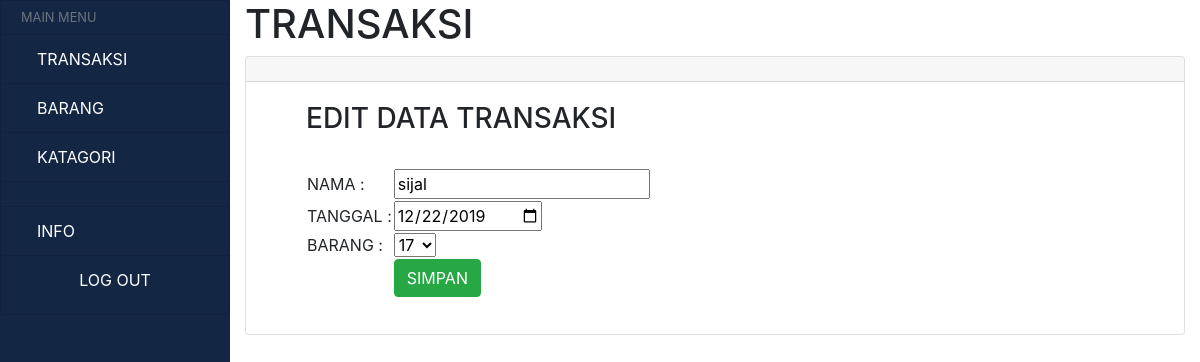
The app's page /admin/edit_transaksi.php?id_transaksi=16 with its own data.
### tables this page shows
CREATE TABLE `transaksi` (
  `id_transaksi` int(11) NOT NULL,
  `tanggal` date NOT NULL,
  `nama` text NOT NULL,
  `id_barang` int(11) NOT NULL
);

### admin/edit_transaksi.php (the view, shortened to what this page needs)
<!DOCTYPE html>
<html lang="en">
<head>
    <link rel="stylesheet" href="css/bootstrap.min.css">
    <link rel="stylesheet" href="css/mycss.css">
</head>
<body>
    <div class="container-fluid p-0 ">
        <div class="row" id="body-row">
            <div id="sidebar-container" class="sidebar-expanded d-none d-md-block">
                <ul class="list-group">
                    <li class="list-group-item sidebar-separator-title text-muted d-flex align-items-center menu-collapsed">
                        <small>MAIN MENU</small>
                    </li>
                    <a href="index_transaksi.php" data-toggle="collapse" aria-expanded="false" class="bg-dark list-group-item list-group-item-action flex-column align-items-start">
                        <div class="d-flex w-100 justify-content-start align-items-center">
                            <span class="menu-collapsed">TRANSAKSI</span>
                        </div>
                    </a>
                    <a href="index_barang.php" data-toggle="collapse" aria-expanded="false" class="bg-dark list-group-item list-group-item-action flex-column align-items-start">
                        <div class="d-flex w-100 justify-content-start align-items-center">
                            <span class="menu-collapsed">BARANG</span>
                        </div>
                    </a>
                    <a href="index_katagori.php" class="bg-dark list-group-item list-group-item-action">
                        <div class="d-flex w-100 justify-content-start align-items-center">
                            <span class="menu-collapsed">KATAGORI</span>
                        </div>
                    </a>
                    <li class="list-group-item sidebar-separator menu-collapsed"></li>
                    <a href="info.php" class="bg-dark list-group-item list-group-item-action">
                        <div class="d-flex w-100 justify-content-start align-items-center">
                            <span class="menu-collapsed">INFO</span>
                        </div>
                    </a>
                    <li class="list-group-item logo-separator d-flex justify-content-center">
                      <a href="logout.php" class=" text-black-50"> LOG OUT </a>
                    </li>
                </ul>
            </div>
            <div class="col">
                <h1>
                    TRANSAKSI
                </h1>
                <div class="card">
                    <h4 class="card-header"></h4>
                    <div class="card-body">
                        <ul>
	<h3>EDIT DATA TRANSAKSI</h3>
	<?php
$koneksi = mysqli_connect("localhost","root","","db_penjualan");
	$id_transaksi = $_GET['id_transaksi'];
    $data = mysqli_query($koneksi,"SELECT * from transaksi where id_transaksi='$id_transaksi'");
	while($d = mysqli_fetch_array($data)){
    ?>
		<form method="post" action="update_transaksi.php">
			<table>
				<tr>
					<td>NAMA :</td>
					<td>
                        <input type="text" name="nama" value="<?php echo $d['nama']; ?>">
					</td>
                </tr><br>
                <tr>
                    <td>TANGGAL :</td>
                   <td> <input type="date" name="tanggal" value="<?php echo $d['tanggal']; ?>"></td>
                </tr>
                <tr>
                        <td>BARANG :</td>
                        <td>
                        <select name="id_barang">
                        <option><?php echo $d['id_barang']; ?></option>
                        <?php
                        $koneksi = mysqli_connect("localhost","root","","db_penjualan");
                        $data = mysqli_query($koneksi,"SELECT * FROM barang ");
                        ?>
                        </select>
                        </td>
                    </tr>
								<tr>
					<td></td>
					<td><input type="submit" class="btn btn-success" name="update_transaksi" value="SIMPAN"></td>
				</tr>
			</table>
		</form>
		<?php
	}
	?>
                        </ul>
                    </div>
                </div>
            </div>
        </div>
    </div>
</body>
</html>

### admin/css/mycss.css (style rules this page uses)
#body-row { margin-left: 0; margin-right: 0; }
#sidebar-container { min-height: 100vh; background-color: #132644; padding: 0; }
.sidebar-expanded { width: 230px; }
#sidebar-container .list-group a { height: 50px; color: white; }
#sidebar-container .list-group li.list-group-item { background-color: #132644; }
.sidebar-separator-title { background-color: #132644; height: 35px; }
.sidebar-separator { background-color: #132644; height: 25px; }
.logo-separator { background-color: #132644; height: 60px; }
a.bg-dark { background-color: #132644 !important; }

### records on screen
transaksi: nama "sijal", tanggal "12/22/2019", id_barang "17"
